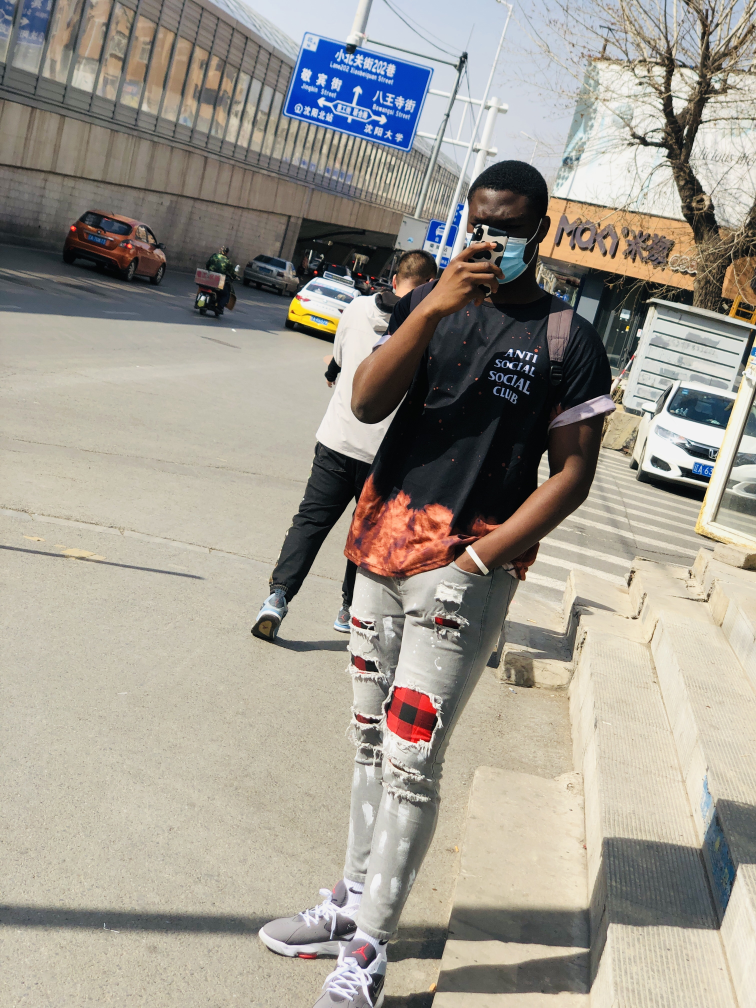
#> input picture photos/nana.jpg, 3024 x 4032 px (shown at 1/4 size)
$ python transformations.py
#> lines starting #> are read from the running program, lines starting #| are printed output that depends on the picture
#image transformations
# resize, transalation, rotation,


import cv2 as cv
import numpy as np

img=cv.imread("photos/nana.jpg")
#> img is the input picture: shape (4032, 3024, 3); mean B, G, R 143.9, 153.9, 159.2


img=cv.resize(img,(500,500),interpolation=cv.INTER_AREA)
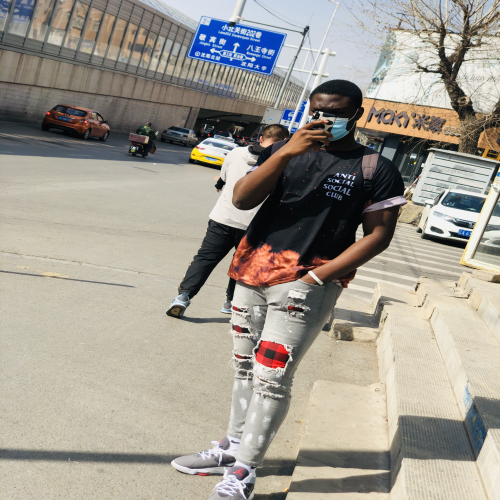
#> img: shape (500, 500, 3); mean B, G, R 143.9, 153.9, 159.2

#translation fucction
def translate(img,x,y):
#> called with x = -100, y = -50
    transMatrix=np.float32([[0,1,x],[1,0,y]])
    dimensions=(500,500)
    return cv.warpAffine(img,transMatrix,dimensions)
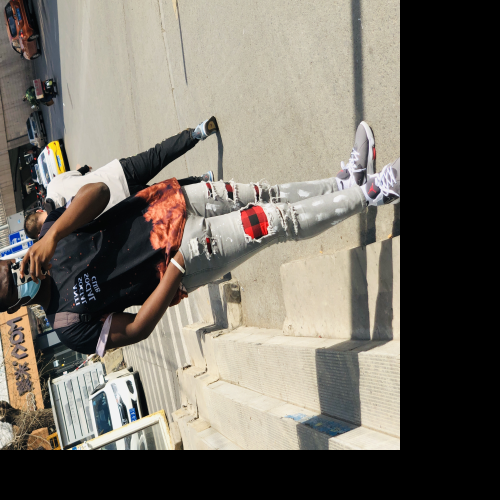
#> returned value: shape (500, 500, 3); mean of channels 0, 1, 2 99.9, 109.3, 114.7; drawn as B, G, R

def rotate(img,angle,rotPoint=None):
#> called with angle = 90
    (height,width)=img.shape[:2]
#> height = 500; width = 500

    if rotPoint is None:
        rotPoint=(width//2,height//2)
#> rotPoint = (250, 250)

    #get the rotation matrix
    rotationMatrix=cv.getRotationMatrix2D(rotPoint,angle,1.0)

    dimensions=(height,width)
#> dimensions = (500, 500)
    return cv.warpAffine(img,rotationMatrix,dimensions)
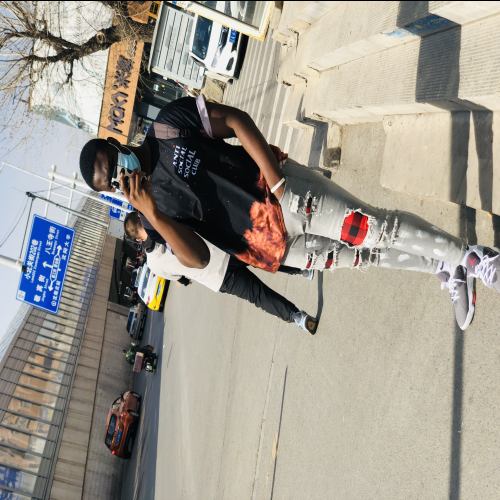
#> returned value: shape (500, 500, 3); mean of channels 0, 1, 2 143.6, 153.6, 158.9; drawn as B, G, R


img2= translate(img,-100,-50)

cv.imshow('transformed',img2)

img3=rotate(img,90)

cv.imshow("rotated",img3)

cv.waitKey(0)
